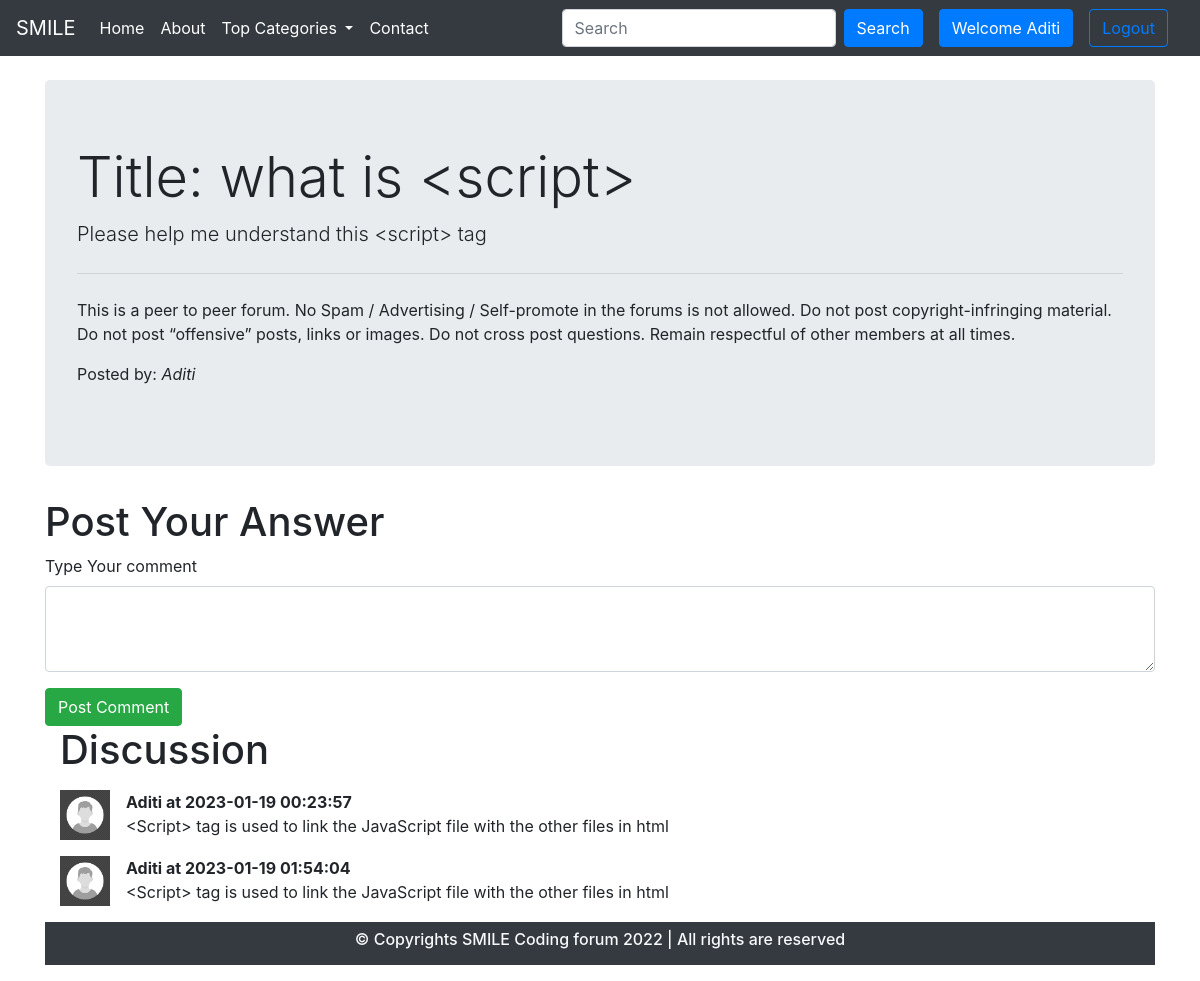
The page /thread.php?threadid=34 (signed in) on the database its author committed.
### tables this page shows
CREATE TABLE `thread` (
  `thread_id` int(7) NOT NULL,
  `thread_title` varchar(255) NOT NULL,
  `thread_desc` text NOT NULL,
  `thread_cat_id` int(7) NOT NULL,
  `thread_user_id` int(7) NOT NULL,
  `timestamp` datetime NOT NULL DEFAULT current_timestamp()
);

CREATE TABLE `users` (
  `user_id` int(8) NOT NULL,
  `name` varchar(255) NOT NULL,
  `user_email` varchar(255) NOT NULL,
  `user_password` varchar(255) NOT NULL,
  `timesstamp` datetime NOT NULL DEFAULT current_timestamp()
);

CREATE TABLE `comments` (
  `comment_id` int(8) NOT NULL,
  `comment_content` text NOT NULL,
  `thread_id` int(8) NOT NULL,
  `comment_by` int(8) NOT NULL,
  `comment_time` datetime NOT NULL DEFAULT current_timestamp()
);

### thread.php (the view, shortened to what this page needs)
<!doctype html>
<html lang="en">
<head>
    <link rel="stylesheet" href="https://cdn.jsdelivr.net/npm/bootstrap@4.6.2/dist/css/bootstrap.min.css">
</head>
<body>
    <?php include 'partials/_dbconnect.php';  ?>
    <?php include 'partials/_header.php';   ?>
    <?php
    $id = $_GET['threadid'];
    $sql = "SELECT * FROM `thread` WHERE thread_id = $id";
    $result = mysqli_query($conn, $sql);
    while ($row = mysqli_fetch_assoc($result)) {
        $title = $row['thread_title'];
        $desc = $row['thread_desc'];
        $thread_user_id = $row['thread_user_id'];
        $sql2 = "SELECT * FROM `users` WHERE user_id='$thread_user_id'";
        $result2 = mysqli_query($conn, $sql2);
        $row2 = mysqli_fetch_assoc($result2);
        $posted_by = $row2['name'];
    }
    ?>
     <div class="container my-4">
        <div class="jumbotron">
            <h1 class="display-4"><?php echo 'Title: '.$title.'';?></h1>
            <p class="lead">  <?php echo $desc;?></p>
            <hr class="my-4">
            <p>This is a peer to peer forum. No Spam / Advertising / Self-promote in the forums is not allowed. Do not post copyright-infringing material. Do not post “offensive” posts, links or images. Do not cross post questions. Remain respectful of other members at all times.</p>
            <p>Posted by: <em><?php echo $posted_by; ?></em></p>
        </div>
    </div>
<?php
if(isset($_SESSION['loggedin']) && $_SESSION['loggedin']==true){
    echo '<div class="container my-3">
         <h1>Post Your Answer</h1>
         <form action="' . $_SERVER['REQUEST_URI'] . '" method="post">
         <div class="form-group">
         <label for="comment">Type Your comment</label>
         <textarea class="form-control" id="comment" name="comment" rows="3"></textarea>
         <input type="hidden" name="user_id" value="'.$_SESSION["user_id"].'">
     </div>
     <button type="submit" class="btn btn-success">Post Comment</button>
 </form>';
}
    else{
        echo '<div class="container">
        <h1>Post Your Answer</h1>
        <p class="lead">You are not loggedIn Please Login to start a discussion.</p>
        </div>';
    }
?>
     <div class="container">
        <h1>Discussion</h1>
     <?php
        $id = $_GET['threadid'];
        $sql = "SELECT * FROM `comments` WHERE thread_id = $id";
        $result = mysqli_query($conn, $sql);
        while ($row = mysqli_fetch_assoc($result)) {
            $content = $row['comment_content'];
            $comment_time = $row['comment_time'];
            $comment_by = $row['comment_by'];
            $sql2 = 'SELECT name FROM `users` WHERE user_id= '. $comment_by.'';
            $result2 = mysqli_query($conn, $sql2);
            $row2 = mysqli_fetch_assoc($result2);
            echo '<div class="media my-3">
           <img src="./img/user.jpg" width="50px" class="mr-3" alt="...">
           <div class="media-body">
           <p class="font-weight-bold my-0">'. $row2['name'].' at '.$comment_time.'</p>
           '.$content.'
           </div>
       </div>';
        }
        ?>
    </div>
    <?php include 'partials/_footer.php'; ?>
</body>
</html>

### rows shown on the page
thread: thread_title "what is <script>", thread_desc "Please help me understand this <script> tag"
users: name "Aditi"
comments: users.name "Aditi", comment_time "2023-01-19 00:23:57", comment_content "<Script> tag is used to link the JavaScript file with the other files in html"
comments: users.name "Aditi", comment_time "2023-01-19 01:54:04", comment_content "<Script> tag is used to link the JavaScript file with the other files in html"

### other values the page prints
$_SESSION['name'] "Aditi"
